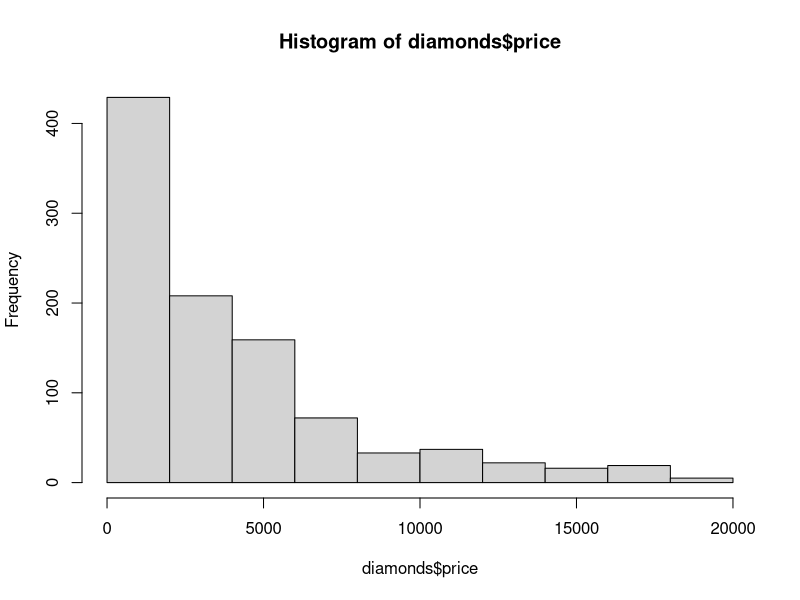
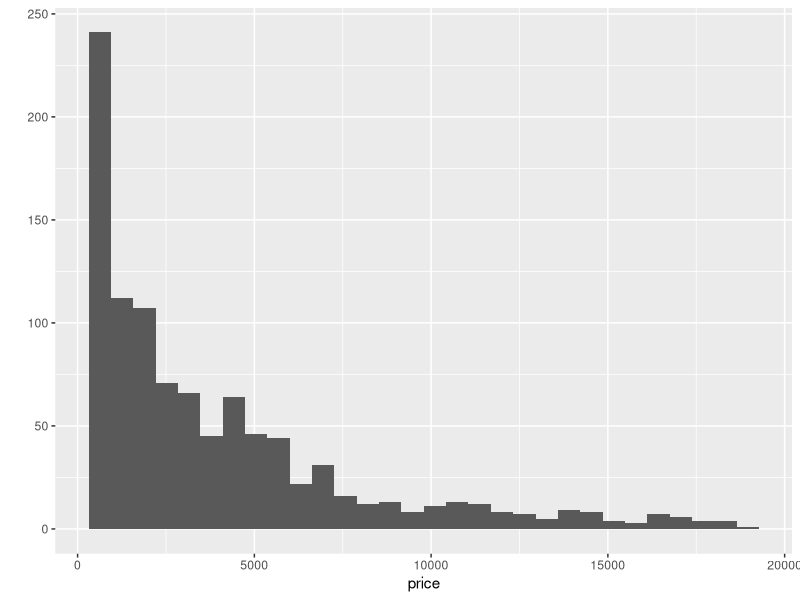
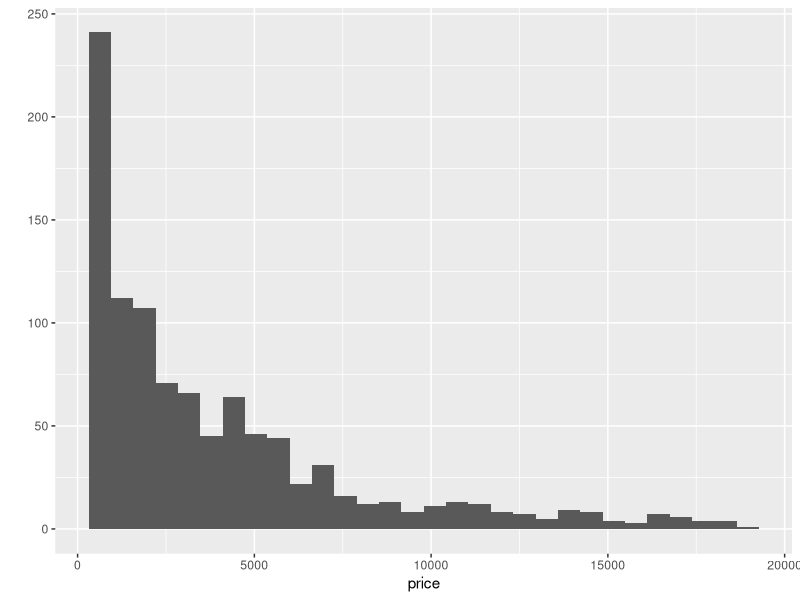
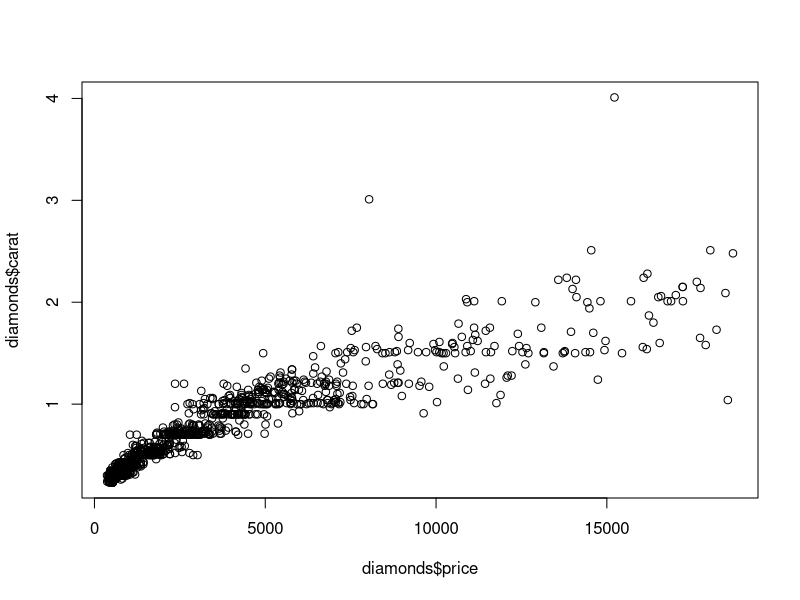
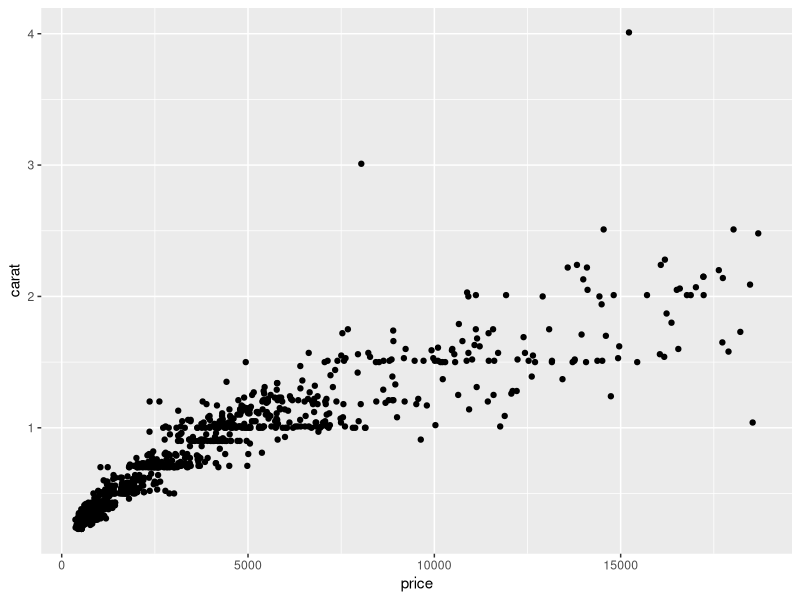
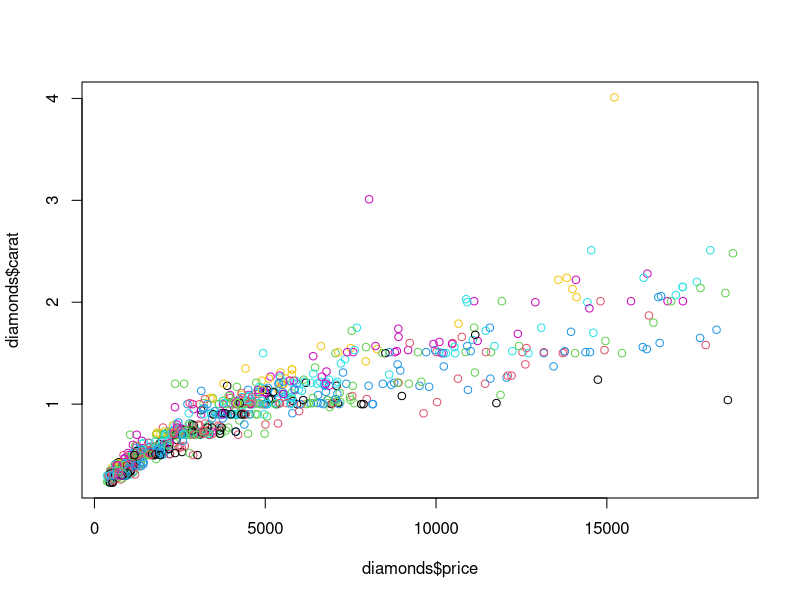
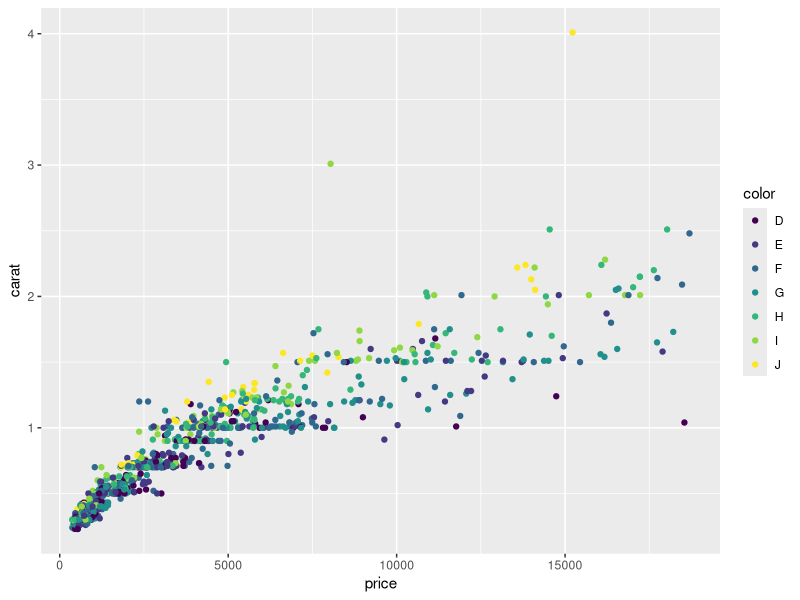
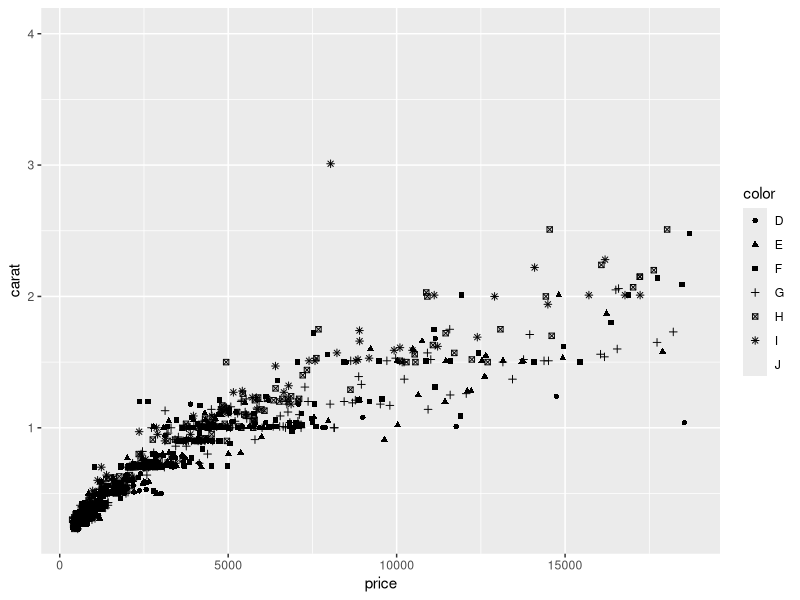

Write the R code that produced these figures, in order.
# ggplot2_code.R
# 
# Sample code for R Data Cafe (ggplot2). 
# 
# Jonathan de Bruin & Tessa Pronk

### set up the environment
library(ggplot2)
library(dplyr)

# we are using the diamonds dataset in the ggplot package to 
head(diamonds)
str(diamonds)

# We are using a subset of 1000 random records of the diamonds dataset because
# the datasets has a large number of records.
diamonds <- diamonds[sample(nrow(diamonds), 1000),]


### PART 1: quickplot function

# histogram
hist(diamonds$price)
qplot(price, data=diamonds)
quickplot(price, data=diamonds)

# scatterplot
plot(diamonds$price, diamonds$carat)
qplot(price, carat, data=diamonds)

# group colors /shape
plot(diamonds$price, diamonds$carat, col=diamonds$color)
qplot(price, carat, data=diamonds, color=color)
qplot(price, carat, data=diamonds, shape=color)

# type of plot
qplot(price, carat, data=diamonds, geom = "point")
qplot(price, carat, data=diamonds, geom = c("point", "smooth"))

qplot(color, carat, data=diamonds)
qplot(color, carat, data=diamonds, geom = c("boxplot"))
qplot(color, carat, data=diamonds, geom = c("jitter"))

qplot(price, data=diamonds, geom = c("histogram"))
qplot(price, data=diamonds, geom = c("density"))

# facets 
qplot(price, carat, data=diamonds, facets=. ~ cut)
qplot(price, carat, data=diamonds, facets=cut ~ .)
qplot(price, carat, data=diamonds, facets=cut ~ color)

# title, mains and labs
qplot(price, carat, data=diamonds, 
      main = "Carat versus price", 
      xlab = "Price (in dollars)",
      xlim = c(0, 1000))


### PART 2: ggplot function

# ggplot
ggplot(diamonds)
ggplot(diamonds, mapping=aes(x=price, y=carat))
ggplot(diamonds, mapping=aes(x=price, y=carat)) + geom_point()
ggplot(diamonds, mapping=aes(x=price, y=carat, color=color)) + geom_point()

# what is aes? 
?aes

# Construct aesthetic mappings
# 
# Aesthetic mappings describe how variables in the data are mapped to visual
# properties (aesthetics) of geoms. Aesthetic mappings can be set in ggplot2 and
# in individual layers. Aesthetics supplied to ggplot() are used as defaults for
# every layer you can override them, or supply different aesthetics for each
# layer

# the following examples are the same 
ggplot(diamonds, mapping=aes(x=price, y=carat)) + geom_point()
ggplot(diamonds) + geom_point(mapping=aes(x=price, y=carat))

# The power of ggplot is the ability to use layers. In quickplot(), you can 
# specify multiple layers by using multiple value for the `geom` argument. In 
# ggplot, layers are different geom object like you see in the examples below.
ggplot(diamonds, mapping=aes(x=price, y=carat)) + geom_point() + geom_smooth()
ggplot(diamonds, mapping=aes(x=price, y=carat)) + geom_point() + geom_line() + geom_smooth() 

# In contrast with qplot, we can pass different parameters to each geom object. 
ggplot(diamonds, mapping=aes(x=price, y=carat)) + 
  geom_point() + 
  geom_smooth(method='loess', span=0.01) + 
  geom_smooth(method='loess', span=1, color='black') + 
  geom_smooth(method='loess', span=100) + 
  geom_smooth(method='gam', color='red')

# try to reproduce the above with qplot
qplot(price, carat, data=diamonds, geom = c("point", "smooth"), span=0.01)

# plot with layers with different data
ggplot(data = diamonds, mapping = aes(x = price, y = x*y*z)) + 
  geom_point(mapping=aes(color=color)) + 
  geom_smooth(data = filter(diamonds, color == "J"), method='lm', color='red') + 
  geom_smooth(data = filter(diamonds, color == "F"), method='lm', span = 0.2) + 
  ylab("Volume x*y*z") + 
  ggtitle("Price versus color")

